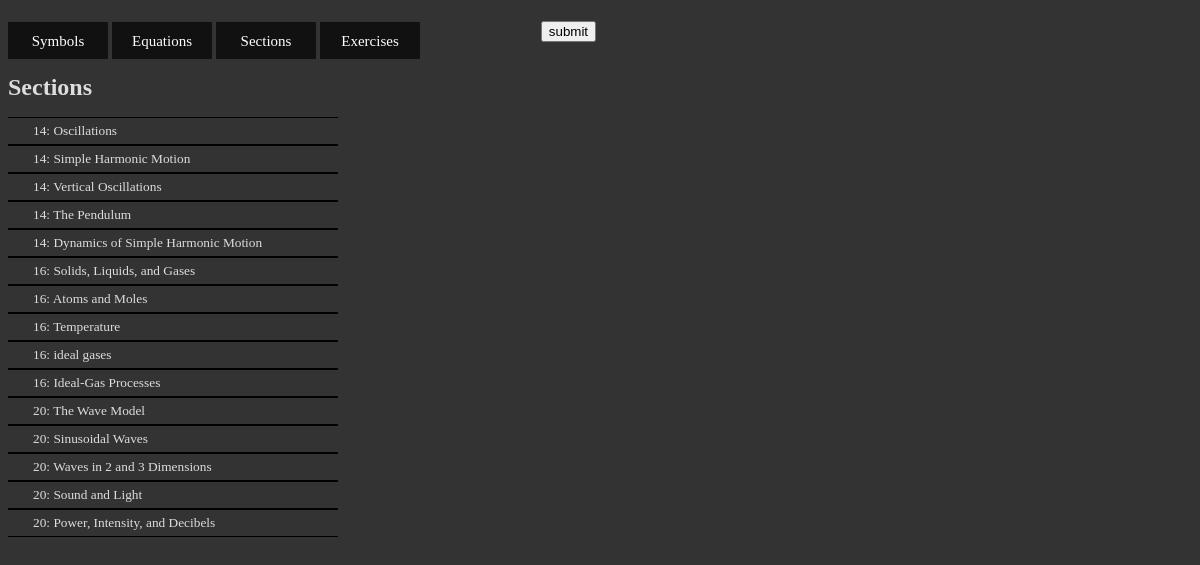
/sections/, run on an earlier commit of the app's database.
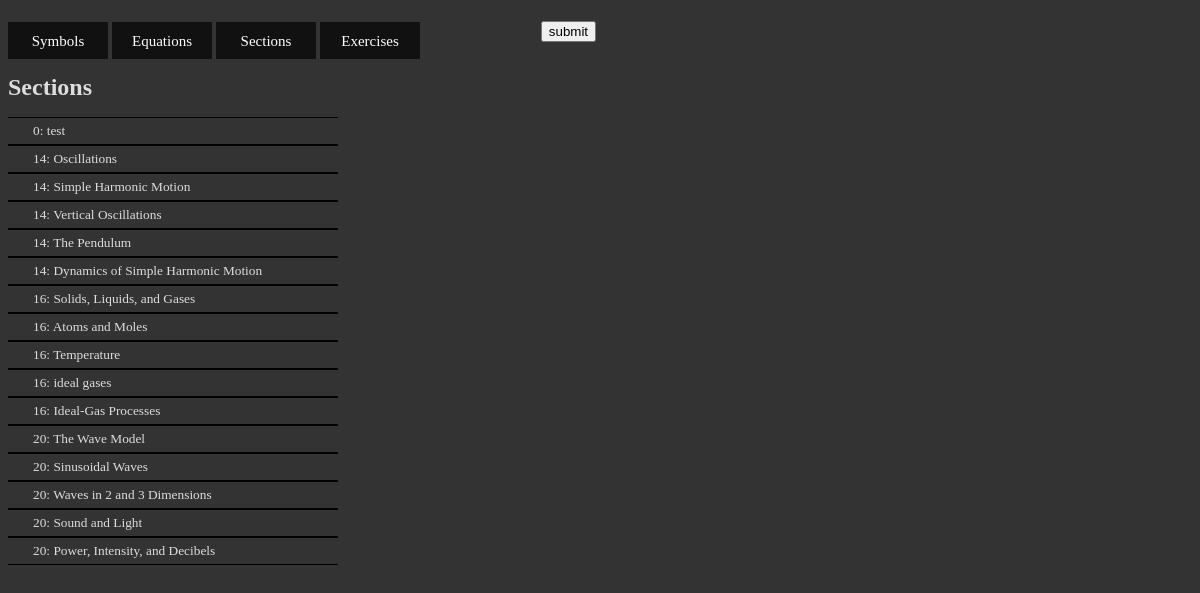
And on a later commit of the database.
### per/models.py (models this page shows, shortened)
class Section(models.Model):
	name = models.CharField(max_length=100)
	ch_num = models.IntegerField()
	class Meta:
		ordering = ('ch_num',)

### per/views.py (the view)
# urls.py: url(r'^sections/$', views.sections, name='section'),
def sections(request):
    sec_list = Section.objects.order_by('ch_num')
    context = {'sec_list': sec_list}
    return render(request, 'per/sections.html', context)

### per/templates/per/sections.html (shortened to what this page needs)
<!DOCTYPE html>
<html>
	<head>
	<link rel="stylesheet" type="text/css" href="{{ STATIC_URL }}per/css/btn.css">
	<link rel="stylesheet" type="text/css" href="{{ STATIC_URL }}per/css/global.css">
	{% load staticfiles %}
	</head>
	<body>
	<div id="list">
	<div id = "buttons" style="height:50px;">
	<a href="/symbols" class="btn"><span>Symbols</span></a>
	<a href="/equations" class="btn"><span>Equations</span></a>
	<a href="/sections" class="btn"><span>Sections</span></a>
	<a href="/exercises" class="btn"><span>Exercises</span></a>
	</div>
			{% if sec_list %}
				<ul id="navList">
				<h1>Sections</h1>
				{% for sec in sec_list %}
					<li class="selection" data-sym="{{ sec.id }}">{{ sec.ch_num }}: {{ sec.name }}</li>
				{% endfor %}
				</ul>
			{% else %}
				<p>No symbols are available.</p>
			{% endif %}
	</div>
	<div id="content">
	<form action="{% url 'excListResults' %}" choice method="post">
		<input type="submit" value="submit" />
	</form>
	</div>
	</body>
</html>

What changed in the data, as far as the page shows it:
added Section: ch_num "0", name "test"
